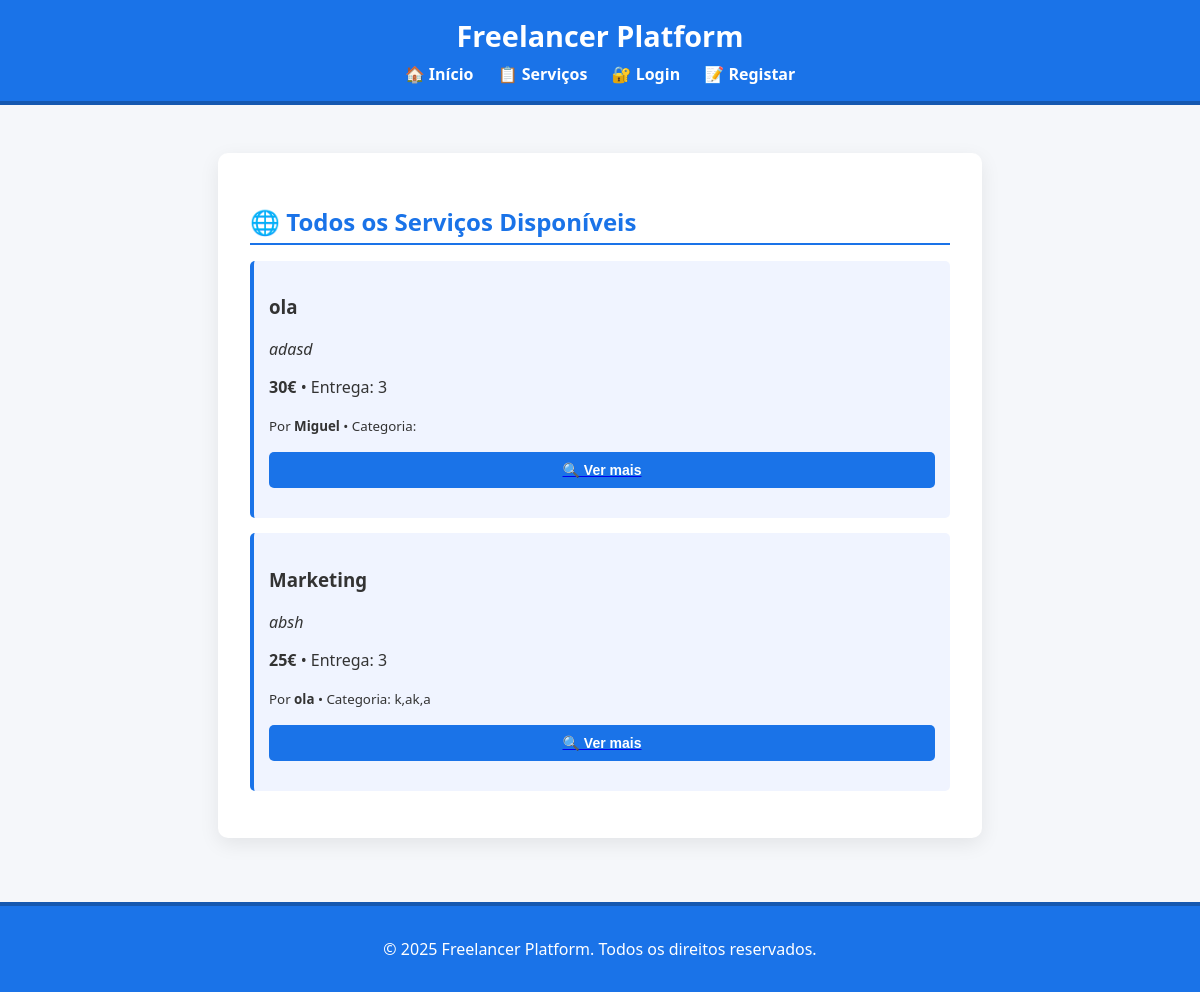
Page /pages/services.php on the earlier database version.
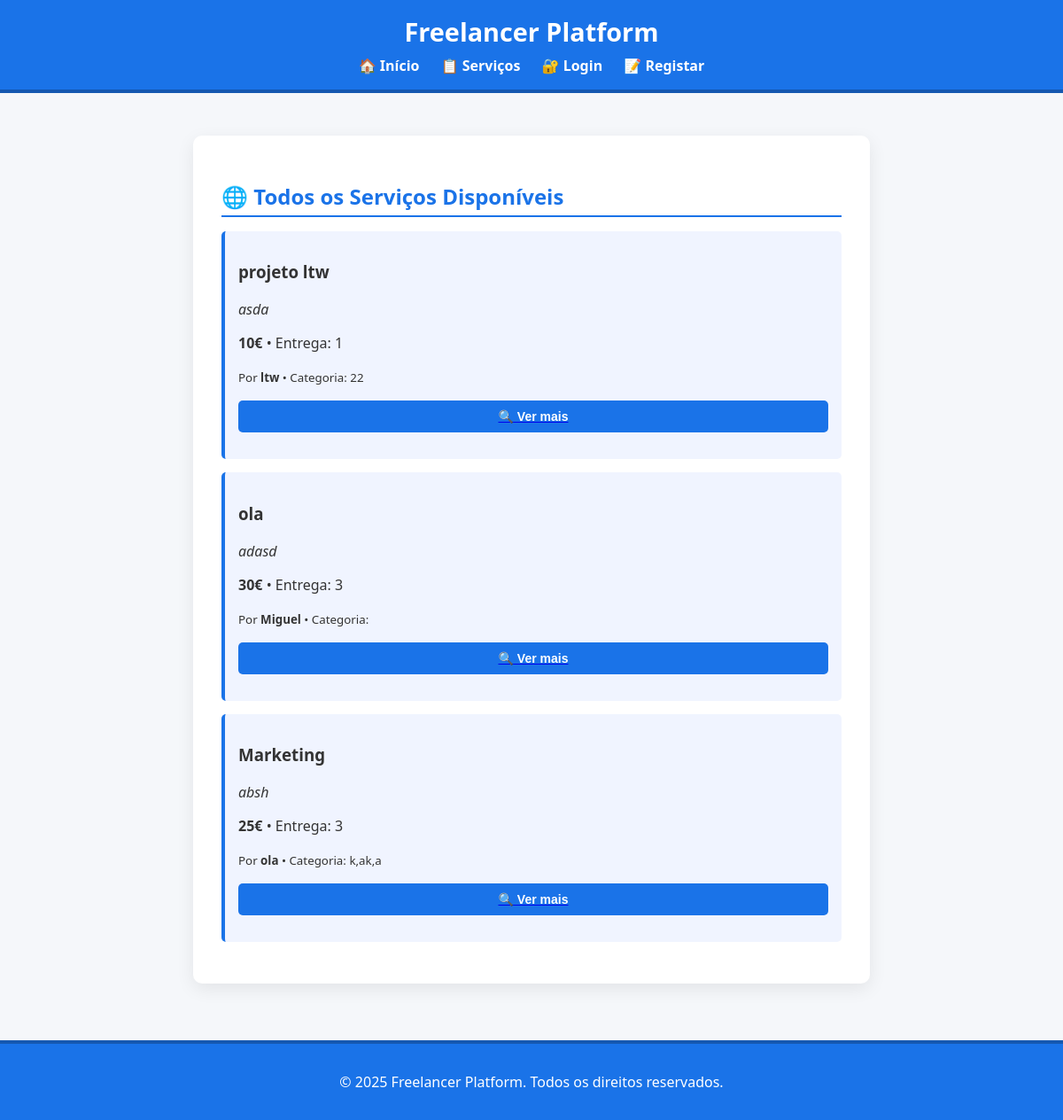
Same page on the later database version.
### tables this page shows
CREATE TABLE services (
    id INTEGER PRIMARY KEY AUTOINCREMENT,
    freelancer_id INTEGER NOT NULL,
    title TEXT NOT NULL,
    description TEXT,
    price REAL NOT NULL,
    delivery_time TEXT NOT NULL,
    category TEXT, 
    media_path TEXT,
    is_promoted INTEGER DEFAULT 0,
    FOREIGN KEY(freelancer_id) REFERENCES users(id)
);

CREATE TABLE users (
    id INTEGER PRIMARY KEY AUTOINCREMENT,
    username TEXT NOT NULL UNIQUE,
    email TEXT NOT NULL UNIQUE,
    password_hash TEXT NOT NULL,
    is_admin INTEGER DEFAULT 0
);

### pages/services.php (the view)
<?php
require_once '../includes/header.php';
require_once '../includes/db.php';
$stmt = $db->query("SELECT s.*, u.username FROM services s JOIN users u ON s.freelancer_id = u.id ORDER BY s.id DESC");
$services = $stmt->fetchAll(PDO::FETCH_ASSOC);
?>
<h2>🌐 Todos os Serviços Disponíveis</h2>
<?php if (count($services) === 0): ?>
    <p>Não há serviços disponíveis de momento.</p>
<?php else: ?>
    <?php foreach ($services as $s): ?>
        <div class="service-item">
            <h3><?= htmlspecialchars($s['title']) ?></h3>
            <p><em><?= htmlspecialchars($s['description']) ?></em></p>
            <p><strong><?= htmlspecialchars($s['price']) ?>€</strong> • Entrega: <?= htmlspecialchars($s['delivery_time']) ?></p>
            <p><small>Por <strong><?= htmlspecialchars($s['username']) ?></strong> • Categoria: <?= htmlspecialchars($s['category'] ?? '—') ?></small></p>
            <a href="service_detail.php?id=<?= $s['id'] ?>">
                <button class="primary-btn">🔍 Ver mais</button>
            </a>
        </div>
    <?php endforeach; ?>
<?php endif; ?>
<?php include '../includes/footer.php'; ?>

Differences in the rows shown:
added services: title "projeto ltw", description "asda", price "10", delivery_time "1", freelancer.username "ltw", category "22"
